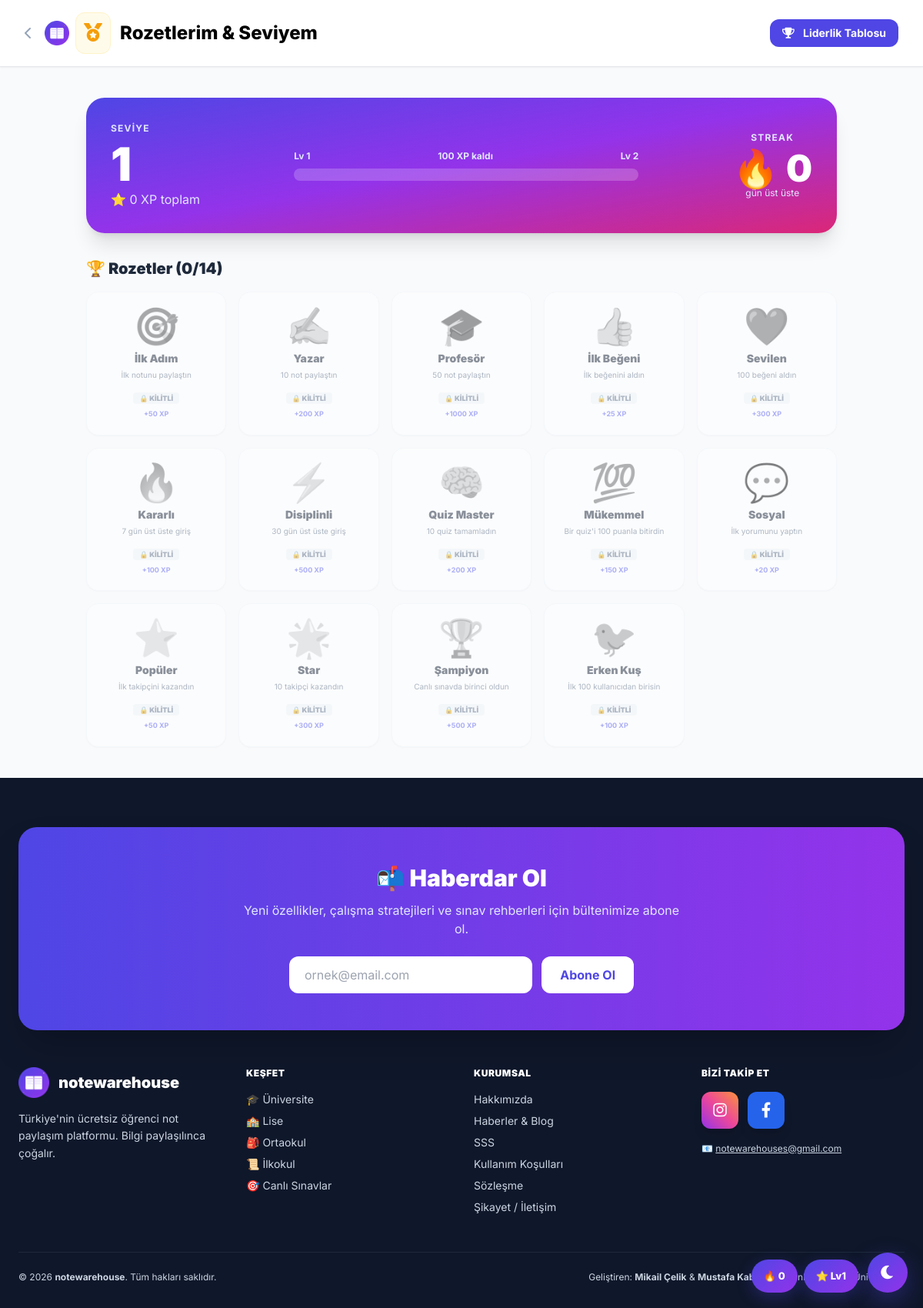
Screenshot of /rozetlerim.php (signed in) with the database file from the repository.
### tables this page shows
CREATE TABLE `users` (
  `id`            INT(11)      NOT NULL AUTO_INCREMENT,
  `ad`            VARCHAR(100) DEFAULT NULL,
  `email`         VARCHAR(255) NOT NULL,
  `password`      VARCHAR(255) NOT NULL,
  `reset_code`    VARCHAR(10)  DEFAULT NULL,
  `rol`           VARCHAR(20)  DEFAULT 'user',
  `durum`         INT(11)      DEFAULT 1,
  `xp`            INT(11)      DEFAULT 0,
  `seviye`        INT(11)      DEFAULT 1,
  `streak`        INT(11)      DEFAULT 0,
  `son_aktivite`  DATE         DEFAULT NULL,
  `bio`           VARCHAR(255) DEFAULT NULL,
  `tema`          VARCHAR(10)  DEFAULT 'light',
  `kayit_tarihi`  TIMESTAMP    NOT NULL DEFAULT current_timestamp(),
  PRIMARY KEY (`id`),
  UNIQUE KEY `email` (`email`)
);

### helpers.php (called while the page is built, shortened)
<?php
function xpToSeviye($xp) {
    if ($xp < 100) return 1;
    return (int)floor((1 + sqrt(1 + 8 * $xp / 100)) / 2);
}
function seviyeToXp($seviye) {
    return (int)(100 * $seviye * ($seviye - 1) / 2);
}
function sonrakiSeviyeIcinXp($mevcutXp) {
    $mevcutSeviye = xpToSeviye($mevcutXp);
    $sonraki = seviyeToXp($mevcutSeviye + 1);
    return $sonraki - $mevcutXp;
}
function rozetListesi() {
    return [
        'ilk_not'       => ['ad' => 'İlk Adım', 'ikon' => '🎯', 'aciklama' => 'İlk notunu paylaştın', 'xp' => 50],
        'on_not'        => ['ad' => 'Yazar',     'ikon' => '✍️', 'aciklama' => '10 not paylaştın', 'xp' => 200],
        'elli_not'      => ['ad' => 'Profesör', 'ikon' => '🎓', 'aciklama' => '50 not paylaştın', 'xp' => 1000],
        'ilk_begeni'    => ['ad' => 'İlk Beğeni', 'ikon' => '👍', 'aciklama' => 'İlk beğenini aldın', 'xp' => 25],
        'yuz_begeni'    => ['ad' => 'Sevilen',    'ikon' => '❤️', 'aciklama' => '100 beğeni aldın', 'xp' => 300],
        'streak_7'      => ['ad' => 'Kararlı',    'ikon' => '🔥', 'aciklama' => '7 gün üst üste giriş', 'xp' => 100],
        'streak_30'     => ['ad' => 'Disiplinli', 'ikon' => '⚡', 'aciklama' => '30 gün üst üste giriş', 'xp' => 500],
        'quiz_master'   => ['ad' => 'Quiz Master','ikon' => '🧠', 'aciklama' => '10 quiz tamamladın', 'xp' => 200],
        'quiz_perfect'  => ['ad' => 'Mükemmel',  'ikon' => '💯', 'aciklama' => 'Bir quiz\'i 100 puanla bitirdin', 'xp' => 150],
        'ilk_yorum'     => ['ad' => 'Sosyal',     'ikon' => '💬', 'aciklama' => 'İlk yorumunu yaptın', 'xp' => 20],
        'ilk_takipci'   => ['ad' => 'Popüler',    'ikon' => '⭐', 'aciklama' => 'İlk takipçini kazandın', 'xp' => 50],
        'on_takipci'    => ['ad' => 'Star',       'ikon' => '🌟', 'aciklama' => '10 takipçi kazandın', 'xp' => 300],
        'sinav_kazanan' => ['ad' => 'Şampiyon',  'ikon' => '🏆', 'aciklama' => 'Canlı sınavda birinci oldun', 'xp' => 500],
        'erken_kus'     => ['ad' => 'Erken Kuş',  'ikon' => '🐦', 'aciklama' => 'İlk 100 kullanıcıdan birisin', 'xp' => 100],
    ];
}
?>

### rozetlerim.php (the view, shortened to what this page needs)
<?php
require_once 'baglan.php';
require_once 'helpers.php';
$email = $_SESSION['user_email'];
$u = $db->prepare("SELECT * FROM users WHERE email = ?");
$u->execute([$email]);
$kullanici = $u->fetch(PDO::FETCH_ASSOC);
$kazanilanlar = [];
$tumRozetler = rozetListesi();
$xp = (int)$kullanici['xp'];
$seviye = (int)$kullanici['seviye'];
$streak = (int)$kullanici['streak'];
?>
<!DOCTYPE html>
<html lang="tr">
<head>
    <script src="https://cdn.tailwindcss.com"></script>
    <link rel="stylesheet" href="https://cdnjs.cloudflare.com/ajax/libs/font-awesome/6.0.0/css/all.min.css">
</head>
<body>
<nav class="bg-white border-b px-8 py-4 flex justify-between items-center sticky top-0 z-50 shadow-sm">
    <div class="flex items-center space-x-4">
        <a href="index.php" class="text-slate-400 hover:text-amber-500"><i class="fas fa-chevron-left"></i></a>
        <h1 class="font-extrabold text-2xl flex items-center">
            <img src="/favicon-180.png" alt="notewarehouse" class="w-8 h-8 rounded-lg mr-2 inline-block"><span class="bg-amber-50 text-amber-500 p-2.5 rounded-xl mr-3 border border-amber-100"><i class="fas fa-medal"></i></span>
            Rozetlerim & Seviyem
        </h1>
    </div>
    <a href="liderlik.php" class="bg-indigo-600 text-white px-4 py-2 rounded-xl text-sm font-bold hover:bg-indigo-700">
        <i class="fas fa-trophy mr-2"></i> Liderlik Tablosu
    </a>
</nav>
<main class="container mx-auto px-6 py-10 max-w-5xl">
    <div class="bg-gradient-to-br from-indigo-600 via-purple-600 to-pink-600 rounded-3xl p-8 shadow-xl text-white mb-8">
        <div class="flex flex-col md:flex-row items-center justify-between gap-6">
            <div>
                <p class="text-xs font-bold text-indigo-100 uppercase tracking-widest mb-2">Seviye</p>
                <h2 class="text-6xl font-black mb-1"><?= $seviye ?></h2>
                <p class="text-indigo-100">⭐ <?= $xp ?> XP toplam</p>
            </div>
            <div class="flex-1 w-full max-w-md">
                <div class="flex justify-between text-xs font-bold text-indigo-100 mb-2">
                    <span>Lv <?= $seviye ?></span>
                    <span><?= sonrakiSeviyeIcinXp($xp) ?> XP kaldı</span>
                    <span>Lv <?= $seviye + 1 ?></span>
                </div>
                <div class="h-4 bg-white/20 rounded-full overflow-hidden">
                </div>
            </div>
            <div class="text-center">
                <p class="text-xs font-bold text-indigo-100 uppercase tracking-widest mb-2">Streak</p>
                <p class="text-5xl font-black">🔥 <?= $streak ?></p>
                <p class="text-indigo-100 text-xs">gün üst üste</p>
            </div>
        </div>
    </div>
    <h3 class="text-xl font-black text-slate-800 mb-4">🏆 Rozetler (<?= count($kazanilanlar) ?>/<?= count($tumRozetler) ?>)</h3>
    <div class="grid grid-cols-2 sm:grid-cols-3 md:grid-cols-4 lg:grid-cols-5 gap-4">
        <?php foreach ($tumRozetler as $kod => $r):
            $kazandi = isset($kazanilanlar[$kod]);
        ?>
            <div class="bg-white rounded-2xl p-5 text-center shadow-sm border <?= $kazandi ? 'border-amber-200 ring-2 ring-amber-100' : 'border-slate-100 opacity-50' ?> hover:scale-105 transition">
                <div class="text-5xl mb-2 <?= $kazandi ? '' : 'grayscale' ?>"><?= $r['ikon'] ?></div>
                <h4 class="font-black text-sm text-slate-800 mb-1"><?= htmlspecialchars($r['ad']) ?></h4>
                <p class="text-[10px] text-slate-500 mb-2"><?= htmlspecialchars($r['aciklama']) ?></p>
                <?php if ($kazandi): ?>
                    <span class="text-[9px] bg-amber-100 text-amber-700 font-black px-2 py-0.5 rounded uppercase">✓ Kazanıldı</span>
                    <p class="text-[9px] text-slate-400 mt-1"><?= date('d M Y', strtotime($kazanilanlar[$kod])) ?></p>
                <?php else: ?>
                    <span class="text-[9px] bg-slate-100 text-slate-500 font-black px-2 py-0.5 rounded uppercase">🔒 Kilitli</span>
                    <p class="text-[9px] text-indigo-500 font-bold mt-1">+<?= $r['xp'] ?> XP</p>
                <?php endif; ?>
            </div>
        <?php endforeach; ?>
    </div>
</main>
<?php if (file_exists(__DIR__ . '/footer_partial.php')) include __DIR__ . '/footer_partial.php'; ?>
</body>
</html>

### rozetlerim.php (style rules this page uses)
body { font-family:'Inter',sans-serif;background:#F8FAFC }

### rows the page displays
users: xp "0", xp "100", streak "0"

### other values shown
$seviye "1"
$seviye + 1 "2"
count($kazanilanlar) "0"
count($tumRozetler) "14"
$r['ikon'] "🎯"
$r['ad'] "İlk Adım"
$r['aciklama'] "İlk notunu paylaştın"
$r['xp'] "50"
$r['ikon'] "✍️"
$r['ad'] "Yazar"
$r['aciklama'] "10 not paylaştın"
$r['xp'] "200"
$r['ikon'] "🎓"
$r['ad'] "Profesör"
$r['aciklama'] "50 not paylaştın"
